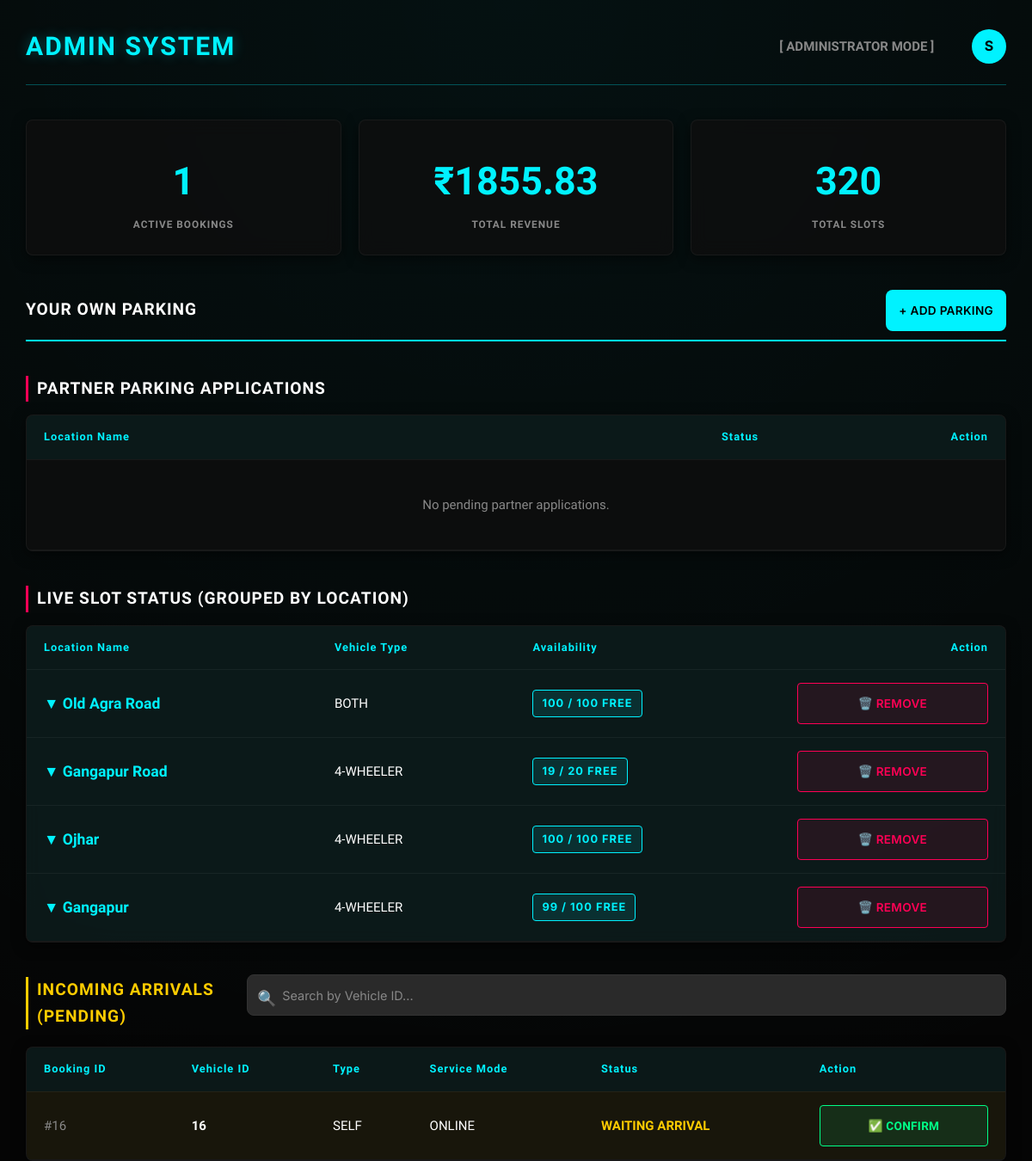
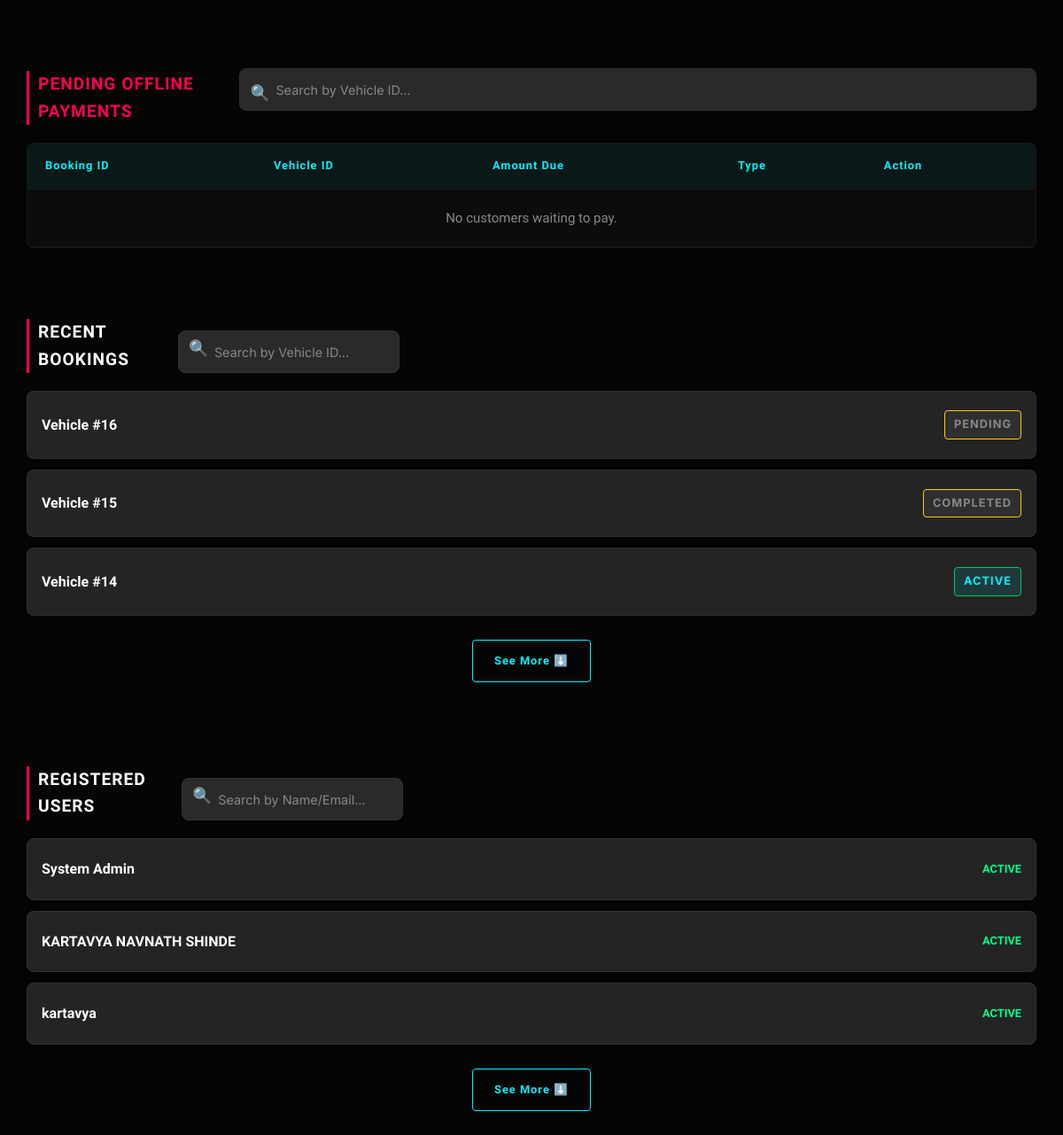
The page /admin (signed in) on the database its author committed (2 pictures, top to bottom).
### app.py (models this page shows)
class ParkingSlot(db.Model):
    id = db.Column(db.Integer, primary_key=True)  # type: ignore
    slot_number = db.Column(db.String(100)) # e.g., location name or slot number
    type = db.Column(db.String(20))  # type: ignore
    is_occupied = db.Column(db.Boolean, default=False)
    lat = db.Column(db.Float, nullable=True)
    lng = db.Column(db.Float, nullable=True)
    is_active = db.Column(db.Boolean, default=True) # Soft delete flag
    partner_id = db.Column(db.Integer, nullable=True) # Link to partner who owns it

### app.py (the view)
@app.route('/admin')
def admin():
    if session.get('role') != 'admin':
        return redirect('/dashboard')
    slots = ParkingSlot.query.filter_by(is_active=True).all()
    users = User.query.all()
    bookings = Booking.query.all()
    applications = ParkingApplication.query.filter_by(status='pending').order_by(ParkingApplication.id.desc()).all()
    active = Booking.query.filter_by(status='active').count()
    revenue = round(sum(b.total_price for b in bookings), 2)
    grouped_slots = {}
    for slot in slots:
        key = (slot.slot_number, slot.lat, slot.lng)
        if key not in grouped_slots:
            partner_name = "Admin (System)"
            if slot.partner_id:
                p_user = next((u for u in users if u.id == slot.partner_id), None)
                partner_name = p_user.name if p_user else f"Partner #{slot.partner_id}"
            short_name = slot.slot_number.split(',')[0] if slot.slot_number else "Unnamed Location"
            grouped_slots[key] = {
                'location_name': short_name,
                'full_address': slot.slot_number,
                'lat': slot.lat,
                'lng': slot.lng,
                'type': slot.type,
                'partner': partner_name,
                'total': 0,
                'available': 0,
                'slots': []
            }
        grouped_slots[key]['total'] += 1
        if not slot.is_occupied:
            grouped_slots[key]['available'] += 1
        grouped_slots[key]['slots'].append(slot)
    return render_template('admin_dashboard.html',
                           slots=slots,
                           grouped_slots=grouped_slots.values(),
                           users=users,
                           bookings=bookings,
                           applications=applications,
                           active=active,
                           revenue=revenue)

### templates/admin_dashboard.html (shortened to what this page needs)
<!DOCTYPE html>
<html lang="en">
<head>
    <link rel="stylesheet" href="{{ url_for('static', filename='css/style.css') }}">
    <link rel="stylesheet" href="https://unpkg.com/leaflet@1.9.4/dist/leaflet.css" />
</head>
<body>
    <header>
        <h1>ADMIN SYSTEM</h1>
        <div>
            <span style="margin-right: 20px; color: var(--text-muted); font-weight: bold;">[ ADMINISTRATOR MODE ]</span>
            <div class="profile-dropdown" style="margin-left: 20px;">
                <div class="profile-circle" onclick="toggleDropdown()">
                    {{ session.get('name', 'Admin')[:1] | upper }}
                </div>
            </div>
        </div>
    </header>
    <div class="stats-grid">
        <div class="stat-card">
            <div class="stat-value">{{ active }}</div>
            <div class="stat-label">Active Bookings</div>
        </div>
        <div class="stat-card">
            <div class="stat-value">₹{{ "%.2f"|format(revenue | default(0, true)) }}</div>
            <div class="stat-label">Total Revenue</div>
        </div>
        <div class="stat-card">
            <div class="stat-value">{{ slots|length }}</div>
            <div class="stat-label">Total Slots</div>
        </div>
    </div>
    <div
        style="display: flex; justify-content: space-between; align-items: center; border-bottom: 2px solid var(--primary); padding-bottom: 10px; margin-bottom: 20px;">
        <h2 style="border: none; margin: 0; padding: 0;">YOUR OWN PARKING</h2>
        <button class="btn-primary" style="width: auto; margin-top: 0; padding: 8px 15px;"
            onclick="openParkingModal()">+ ADD PARKING</button>
    </div>
    <h2>PARTNER PARKING APPLICATIONS</h2>
    <div class="table-container" style="margin-bottom: 40px; overflow-x: hidden;">
        <table id="table-admin-apps" style="white-space: normal;">
            <thead>
                <tr>
                    <th>Location Name</th>
                    <th style="width: 150px;">Status</th>
                    <th style="text-align: right; width: 200px;">Action</th>
                </tr>
            </thead>
            {% if not applications %}
            <tbody>
                <tr>
                    <td colspan="3" style="text-align: center; color: var(--text-muted); padding: 40px;">No pending
                        partner applications.</td>
                </tr>
            </tbody>
            {% endif %}
        </table>
    </div>
    <h2>LIVE SLOT STATUS (GROUPED BY LOCATION)</h2>
    <div class="table-container" style="overflow-x: hidden;">
        <table style="white-space: normal;">
            <thead>
                <tr>
                    <th>Location Name</th>
                    <th>Vehicle Type</th>
                    <th>Availability</th>
                    <th style="text-align: right;">Action</th>
                </tr>
            </thead>
            {% for group in grouped_slots %}
            <tbody>
                <tr class="group-row"
                    style="cursor: pointer; background: rgba(0, 242, 255, 0.05); transition: background 0.3s;"
                    onmouseover="this.style.background='rgba(0, 242, 255, 0.1)'"
                    onmouseout="this.style.background='rgba(0, 242, 255, 0.05)'" data-group-id="{{ loop.index }}"
                    data-lat="{{ group.lat or '' }}" data-lng="{{ group.lng or '' }}" onclick="toggleSlotRow(this)">
                    <td
                        style="font-family: 'Orbitron', sans-serif; font-weight: bold; font-size: 1.1rem; color: var(--primary);">
                        ▼ {{ group.location_name }}
                    </td>
                    <td>{{ group.type | upper }}</td>
                    <td>
                        <span class="badge {{ 'badge-free' if group.available > 0 else 'badge-occupied' }}">{{
                            group.available }} / {{ group.total }} FREE</span>
                    </td>
                    <td style="text-align: right;" onclick="event.stopPropagation();">
                        <form action="/admin/delete_location" method="post" style="display:inline;"
                            onsubmit="return confirm('WARNING: Are you sure you want to permanently delete this parking location? Active bookings will remain valid but the location will disappear for new bookers.');">
                            <button type="submit"
                                style="background: rgba(255,0,85,0.1); border: 1px solid var(--accent); color: var(--accent); padding: 5px 10px; border-radius: 4px; cursor: pointer;">🗑️
                                REMOVE</button>
                        </form>
                    </td>
                </tr>
            </tbody>
            {% endfor %}
        </table>
    </div>
    <div
        style="display: flex; justify-content: space-between; align-items: center; margin-bottom: 20px; align-items: flex-end;">
        <h2 style="color: #ffcc00; border-left-color: #ffcc00; margin-bottom: 0;">INCOMING ARRIVALS (PENDING)</h2>
        <div class="search-wrapper">
            <span class="search-icon">🔍</span>
            <input type="text" id="search-admin-arrivals" class="cyber-search"
                onkeyup="filterTable('search-admin-arrivals', 'table-admin-arrivals')"
                placeholder="Search by Vehicle ID...">
        </div>
    </div>
    <div class="table-container" style="margin-bottom: 40px;">
        <table id="table-admin-arrivals">
            <thead>
                <tr>
                    <th>Booking ID</th>
                    <th>Vehicle ID</th>
                    <th>Type</th>
                    <th>Service Mode</th>
                    <th>Status</th>
                    <th>Action</th>
                </tr>
            </thead>
            <tbody>
                {% for booking in bookings %}
                {% if booking.status == 'pending' %}
                <tr style="background: rgba(255, 204, 0, 0.05);">
                    <td style="color: var(--text-muted);">#{{ booking.id }}</td>
                    <td style="font-weight: bold;">{{ booking.vehicle_id }}</td>
                    <td>{{ booking.service_type | upper }}</td>
                    <td>{{ (booking.payment_mode or 'N/A') | upper }}</td>
                    <td style="color: #ffcc00; font-weight: bold;">WAITING ARRIVAL</td>
                    <td>
                        <button onclick="confirmArrival('{{ booking.id }}')"
                            style="background: rgba(0, 255, 136, 0.1); border: 1px solid #00ff88; color: #00ff88; padding: 5px 15px; border-radius: 4px; cursor: pointer; font-weight: bold; font-family: 'Rajdhani'; transition: 0.3s;"
                            onmouseover="this.style.background='#00ff88'; this.style.color='#000';"
                            onmouseout="this.style.background='rgba(0, 255, 136, 0.1)'; this.style.color='#00ff88';">✅
                            CONFIRM</button>
                    </td>
                </tr>
                {% endif %}
                {% endfor %}
            </tbody>
        </table>
    </div>
    <div
        style="display: flex; justify-content: space-between; align-items: center; margin-bottom: 20px; align-items: flex-end;">
        <h2 style="color: #ff0055; border-left-color: #ff0055; margin-bottom: 0;">PENDING OFFLINE PAYMENTS</h2>
        <div class="search-wrapper">
            <span class="search-icon">🔍</span>
            <input type="text" id="search-admin-payments" class="cyber-search"
                onkeyup="filterTable('search-admin-payments', 'table-admin-payments')"
                placeholder="Search by Vehicle ID...">
        </div>
    </div>
    <div class="table-container" style="margin-bottom: 40px;">
        <table id="table-admin-payments">
            <thead>
                <tr>
                    <th>Booking ID</th>
                    <th>Vehicle ID</th>
                    <th>Amount Due</th>
                    <th>Type</th>
                    <th>Action</th>
                </tr>
            </thead>
            <tbody>
                {% set ns_offline = namespace(has_offline=false) %}
                {% if not ns_offline.has_offline %}
                <tr>
                    <td colspan="5" style="text-align: center; color: var(--text-muted); padding: 20px;">No customers
                        waiting to pay.</td>
                </tr>
                {% endif %}
            </tbody>
        </table>
    </div>
    <div
        style="display: flex; justify-content: space-between; align-items: center; margin-bottom: 20px; align-items: flex-end;">
        <h2 style="margin-bottom: 0;">RECENT BOOKINGS</h2>
        <div class="search-wrapper">
            <span class="search-icon">🔍</span>
            <input type="text" id="admin-log-search" placeholder="Search by Vehicle ID..." class="section-search"
                style="margin-bottom: 0; width: 250px;">
        </div>
    </div>
    <div class="data-card-list" id="admin-logs-list" style="margin-bottom: 40px;">
        {% for booking in bookings|reverse %}
        <div class="data-card log-item" data-vehicle="{{ booking.vehicle_id }}">
            <div class="log-header" onclick="toggleDetails(this)">
                <div class="dc-title">Vehicle #{{ booking.vehicle_id }}</div>
                <span class="badge {{ 'badge-active' if booking.status == 'active' else 'badge-completed' }}">
                </span>
            </div>
        </div>
        {% endfor %}
    </div>
    <div
        style="display: flex; justify-content: space-between; align-items: center; margin-bottom: 20px; align-items: flex-end;">
        <h2 style="margin-bottom: 0;">REGISTERED USERS</h2>
        <div class="search-wrapper">
            <span class="search-icon">🔍</span>
            <input type="text" id="admin-user-search" placeholder="Search by Name/Email..." class="section-search"
                style="margin-bottom: 0; width: 250px;">
        </div>
    </div>
    <div class="data-card-list" id="admin-users-list">
        {% for user in users %}
        <div class="data-card user-card-item" data-search="{{ user.name }} {{ user.email }}">
            <div class="log-header" onclick="toggleDetails(this)">
                <div class="dc-title">{{ user.name }}</div>
                <span
                    style="color: {{ '#00ff88' if user.is_active else '#ff0055' }}; font-weight: bold; font-size: 0.8rem;">
                </span>
            </div>
        </div>
        {% endfor %}
    </div>
</body>
</html>

### rows shown on the page
ParkingSlot: location_name "Old Agra Road", type "BOTH", available "100", total "100"
ParkingSlot: type "4-WHEELER"
ParkingSlot: type "4-WHEELER"
ParkingSlot: type "4-WHEELER"

### other values the page prints
{{ session.get('name', 'Admin')[:1] | upper }} "S"
{{ active }} "1"
{{ "%.2f"|format(revenue | default(0, true)) }} "1855.83"
{{ slots|length }} "320"
{{ group.location_name }} "Gangapur Road" "Ojhar" "Gangapur"
{{ group.available }} "19" "100" "99"
{{ group.total }} "20" "100" "100"
